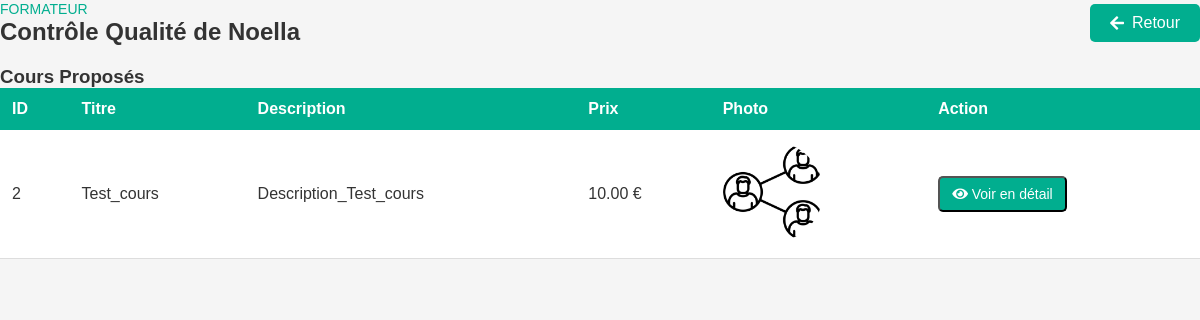
The page /Espace/admin/gestion_utilisateurs/controle_qualite.php?id=1 on the database its author committed.
### tables this page shows
CREATE TABLE `formateurs` (
  `id` int NOT NULL AUTO_INCREMENT,
  `nom_prenom` varchar(255) NOT NULL,
  `email` varchar(255) NOT NULL,
  `telephone` varchar(20) DEFAULT NULL,
  `ville_pays` varchar(255) DEFAULT NULL,
  `linkedin` varchar(255) DEFAULT NULL,
  `intitule_metier` varchar(255) DEFAULT NULL,
  `experience_formation` text,
  `detail_experience` text,
  `cv` varchar(255) DEFAULT NULL,
  `categories` text,
  `autre_domaine` varchar(255) DEFAULT NULL,
  `titre_cours` varchar(255) DEFAULT NULL,
  `objectif` text,
  `public_cible` text,
  `detail_complementaire` text,
  `formats` text,
  `format_autre` varchar(255) DEFAULT NULL,
  `duree_estimee` varchar(100) DEFAULT NULL,
  `type_formation` varchar(100) DEFAULT NULL,
  `motivation` text,
  `valeurs` text,
  `profil_public` text,
  `statut` enum('en_attente','verifie','premium','partenaire') DEFAULT 'en_attente',
  `created_at` timestamp NULL DEFAULT CURRENT_TIMESTAMP,
  `code_entree` varchar(255) DEFAULT NULL,
  `password` varchar(255) DEFAULT NULL,
  PRIMARY KEY (`id`),
  UNIQUE KEY `email` (`email`)
);

CREATE TABLE `cours` (
  `id` int NOT NULL AUTO_INCREMENT,
  `formateur_id` int NOT NULL,
  `titre` varchar(255) NOT NULL,
  `description` text NOT NULL,
  `prix` decimal(10,2) NOT NULL,
  `photo` varchar(255) DEFAULT NULL,
  `created_at` timestamp NULL DEFAULT CURRENT_TIMESTAMP,
  PRIMARY KEY (`id`),
  KEY `formateur_id` (`formateur_id`),
  CONSTRAINT `cours_ibfk_1` FOREIGN KEY (`formateur_id`) REFERENCES `formateurs` (`id`) ON DELETE CASCADE
);

### Espace/admin/gestion_utilisateurs/controle_qualite.php (the view, shortened to what this page needs)
<?php
require_once '../../config/db.php';
$id = $_GET['id'];
$stmt = $pdo->prepare("SELECT * FROM formateurs WHERE id = ?");
$stmt->execute([$id]);
$formateur = $stmt->fetch(PDO::FETCH_ASSOC);
$stmt = $pdo->prepare("SELECT * FROM cours WHERE formateur_id = ?");
$stmt->execute([$id]);
$cours = $stmt->fetchAll(PDO::FETCH_ASSOC);
?>
<!DOCTYPE html>
<html lang="fr">
<head>
    <link rel="stylesheet" href="styles.css">
    <link rel="stylesheet" href="https://cdnjs.cloudflare.com/ajax/libs/font-awesome/5.15.4/css/all.min.css">
</head>
<body>
    <div class="main--content">
        <div class="header--wrapper">
            <div class="header--title">
                <span>Formateur</span>
                <h2>Contrôle Qualité de <?= htmlspecialchars($formateur['nom_prenom']) ?></h2>
            </div>
            <a href="gestion_utilisateur.php" class="btn-back"><i class="fas fa-arrow-left"></i> Retour</a>
        </div>
        <div class="card--container">
            <h3>Cours Proposés</h3>
            <div class="table--wrapper">
                <table class="table">
                    <thead>
                        <tr>
                            <th>ID</th>
                            <th>Titre</th>
                            <th>Description</th>
                            <th>Prix</th>
                            <th>Photo</th>
                            <th>Action</th>
                        </tr>
                    </thead>
                    <tbody>
                        <?php foreach ($cours as $c): ?>
                            <tr class="table--row">
                                <td><?= htmlspecialchars($c['id']) ?></td>
                                <td><?= htmlspecialchars($c['titre']) ?></td>
                                <td><?= htmlspecialchars($c['description']) ?></td>
                                <td><?= htmlspecialchars($c['prix']) ?> €</td>
                                <td>
                                    <?php if ($c['photo']): ?>
                                        <img src="../../../Uploads/cours/<?= htmlspecialchars($c['photo']) ?>" alt="Photo du cours" style="max-width: 100px; border-radius: 50%;">
                                    <?php else: ?>
                                        Aucune photo
                                    <?php endif; ?>
                                </td>
                                <td>
                                    <button class="btn-action btn-view" onclick="showModal('modal-<?= $c['id'] ?>')">
                                        <i class="fas fa-eye"></i> Voir en détail
                                    </button>
                                </td>
                            </tr>
                        <?php endforeach; ?>
                    </tbody>
                </table>
            </div>
        </div>
    </div>
</body>
</html>

### Espace/admin/gestion_utilisateurs/styles.css (style rules this page uses)
* { margin: 0; padding: 0; box-sizing: border-box; font-family: 'Poppins', sans-serif; }
body { background: #f5f5f5; color: #333; }
.header--wrapper { display: flex; justify-content: space-between; align-items: center; margin-bottom: 20px; }
.header--title span { color: #01ae8f; font-size: 14px; text-transform: uppercase; }
.header--title h2 { font-size: 24px; color: #333; }
.btn-back { display: inline-flex; align-items: center; padding: 10px 20px; background: #01ae8f; color: #fff; text-decoration: none; border-radius: 5px; transition: background 0.3s; }
.btn-back i { margin-right: 8px; }
.card--container { max-width: 1200px; margin: 0 auto; }
.table--wrapper { overflow-x: auto; }
.table { width: 100%; border-collapse: collapse; background: #fff; }
.table thead { background: #01ae8f; color: #fff; }
.table th { padding: 12px; text-align: left; font-weight: 600; }
.table td { padding: 12px; border-bottom: 1px solid #ddd; }
.btn-action { padding: 8px 12px; text-decoration: none; border-radius: 5px; font-size: 14px; margin-right: 5px; transition: background 0.3s; display: inline-block; color: #fff; }
.btn-view { background: #01ae8f; }

### rows shown on the page
formateurs: nom_prenom "Noella"
cours: id "2", titre "Test_cours", description "Description_Test_cours", prix "10.00", photo (picture)
